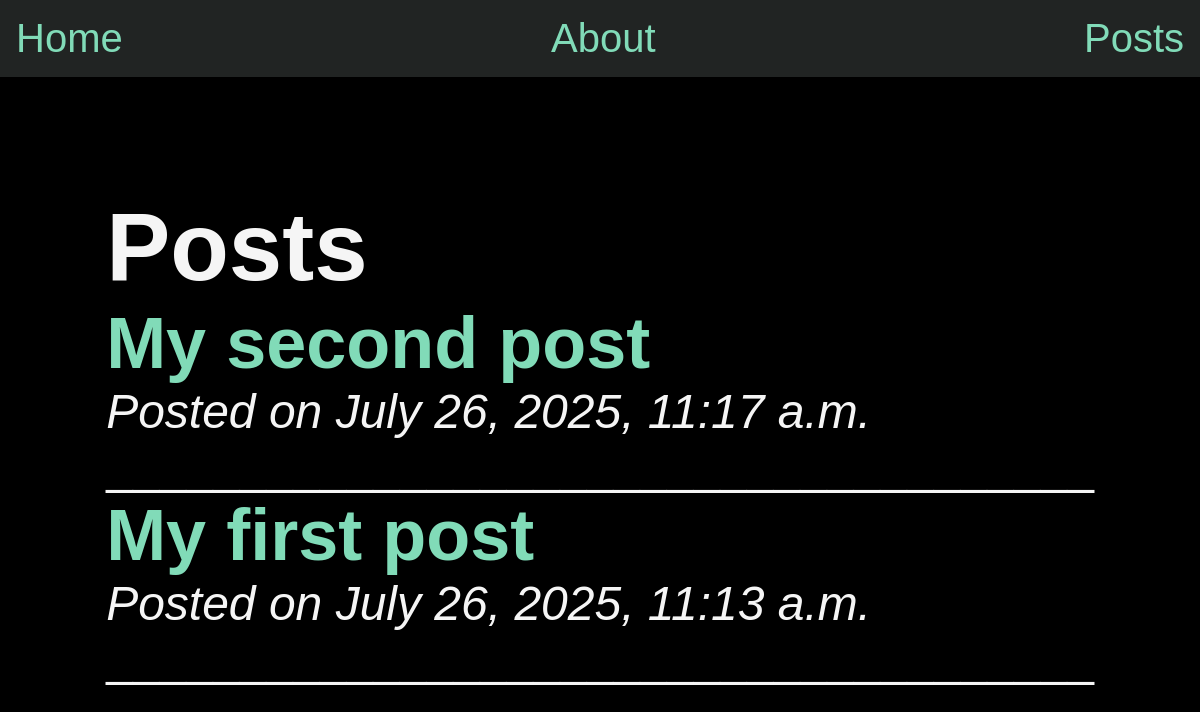
/posts/, run on an earlier commit of the app's database.
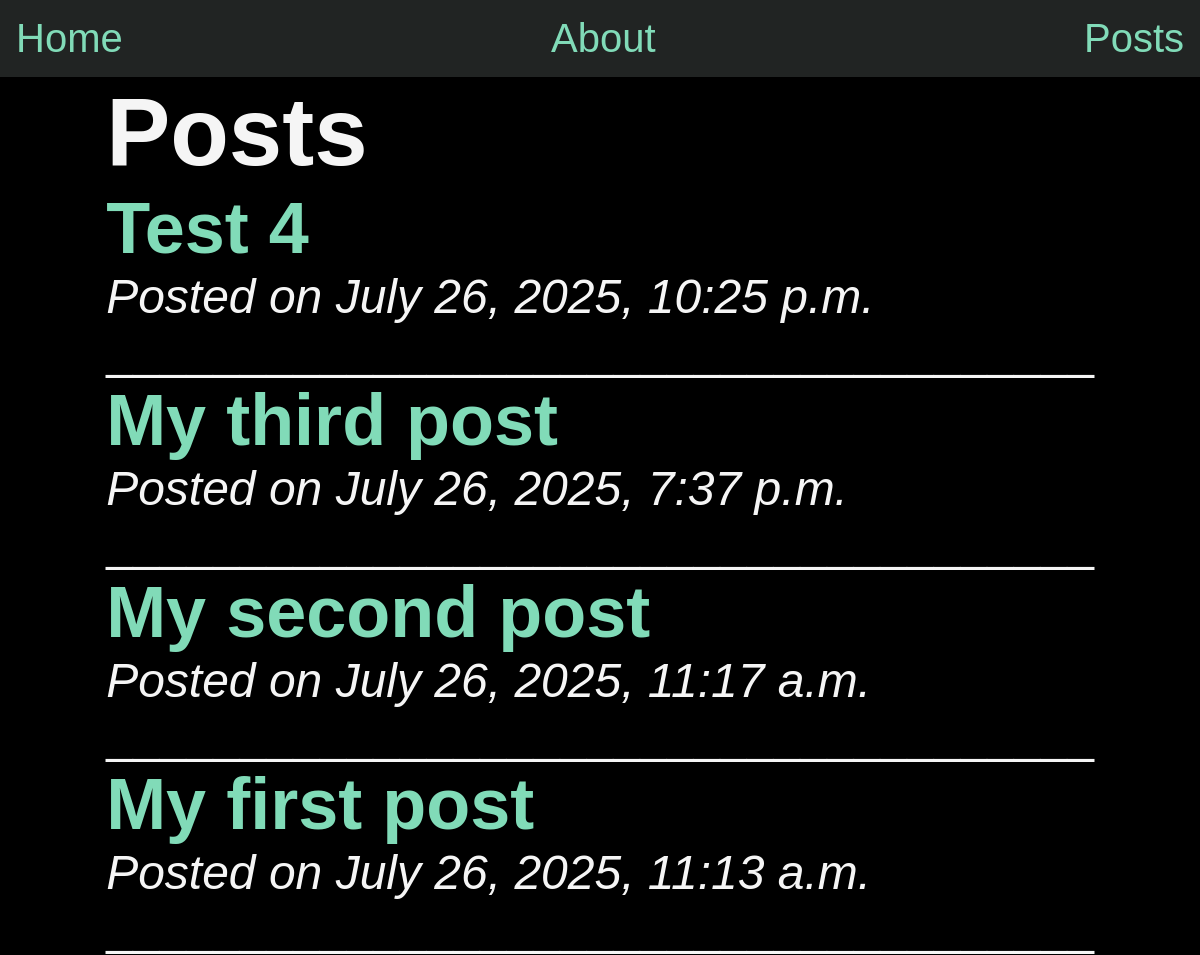
And on a later commit of the database.
### posts/models.py (models this page shows, shortened)
class Post (models.Model):
    title = models.CharField(max_length=200)
    body = models.TextField()
    slug = models.SlugField(unique=True, max_length=200)
    created_at = models.DateTimeField(auto_now_add=True)
    updated_at = models.DateTimeField(auto_now=True)
    banner  = models.ImageField(default="fallback.png", blank=True)

### posts/views.py (the view)
# urls.py: path("posts/", include('posts.urls')),
def posts(request):
    posts = Post.objects.all().order_by('-created_at')
    return render(request, 'posts/post_list.html', {'posts': posts})

### posts/templates/posts/post_list.html (shortened to what this page needs)
{% extends "layout.html" %}
{% block content %}
    <h1>Posts</h1>
    <section>
        {% for post in posts %}
            <article>
                <a href="{% url 'posts:page' slug=post.slug %}">
                    <h2>{{ post.title }}</h2>
                </a>
                <p><em>Posted on {{ post.created_at }}</em></p>
                <div>_____________________________________</div>
            </article>
        {% empty %}
            <p>No posts available.</p>
        {% endfor %}
    </section>
{% endblock %}

What changed in the data, as far as the page shows it:
added Post: title "Test 4", created_at "July 26, 2025, 10:25 p.m."
added Post: title "My third post", created_at "July 26, 2025, 7:37 p.m."
